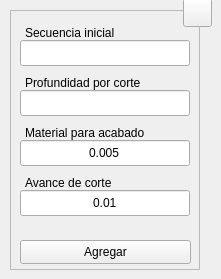
  <widget class="QWidget" name="centralwidget">
   <widget class="QFrame" name="frame">
    <property name="geometry">
     <rect>
      <x>10</x>
      <y>10</y>
      <width>190</width>
      <height>260</height>
     </rect>
    </property>
    <property name="sizePolicy">
     <sizepolicy hsizetype="Fixed" vsizetype="Fixed">
      <horstretch>0</horstretch>
      <verstretch>0</verstretch>
     </sizepolicy>
    </property>
    <property name="minimumSize">
     <size>
      <width>190</width>
      <height>260</height>
     </size>
    </property>
    <property name="maximumSize">
     <size>
      <width>190</width>
      <height>260</height>
     </size>
    </property>
    <property name="frameShape">
     <enum>QFrame::StyledPanel</enum>
    </property>
    <property name="frameShadow">
     <enum>QFrame::Raised</enum>
    </property>
    <widget class="QLineEdit" name="tbx_cut">
     <property name="geometry">
      <rect>
       <x>10</x>
       <y>80</y>
       <width>170</width>
       <height>26</height>
      </rect>
     </property>
     <property name="minimumSize">
      <size>
       <width>170</width>
       <height>0</height>
      </size>
     </property>
     <property name="maximumSize">
      <size>
       <width>170</width>
       <height>16777215</height>
      </size>
     </property>
     <property name="toolTip">
      <string>Digite la profundidad de corte por pasada</string>
     </property>
     <property name="statusTip">
      <string/>
     </property>
     <property name="alignment">
      <set>Qt::AlignCenter</set>
     </property>
     <property name="placeholderText">
      <string/>
     </property>
    </widget>
    <widget class="QLabel" name="lbl_cut">
     <property name="enabled">
      <bool>true</bool>
     </property>
     <property name="geometry">
      <rect>
       <x>15</x>
       <y>60</y>
       <width>128</width>
       <height>26</height>
      </rect>
     </property>
     <property name="text">
      <string>Profundidad por corte</string>
     </property>
     <property name="buddy">
      <cstring>lbl_cut</cstring>
     </property>
    </widget>
    <widget class="QPushButton" name="btn_save">
     <property name="geometry">
      <rect>
       <x>10</x>
       <y>230</y>
       <width>171</width>
       <height>24</height>
      </rect>
     </property>
     <property name="sizePolicy">
      <sizepolicy hsizetype="Expanding" vsizetype="Expanding">
       <horstretch>0</horstretch>
       <verstretch>0</verstretch>
      </sizepolicy>
     </property>
     <property name="minimumSize">
      <size>
       <width>88</width>
       <height>0</height>
      </size>
     </property>
     <property name="toolTip">
      <string>Agregar los datos al programa CNC</string>
     </property>
     <property name="statusTip">
      <string/>
     </property>
     <property name="text">
      <string>Agregar</string>
     </property>
     <property name="shortcut">
      <string>Ctrl+S</string>
     </property>
     <property name="autoDefault">
      <bool>true</bool>
     </property>
    </widget>
    <widget class="QLineEdit" name="tbx_ovr">
     <property name="geometry">
      <rect>
       <x>10</x>
       <y>130</y>
       <width>170</width>
       <height>26</height>
      </rect>
     </property>
     <property name="minimumSize">
      <size>
       <width>170</width>
       <height>0</height>
      </size>
     </property>
     <property name="maximumSize">
      <size>
       <width>170</width>
       <height>16777215</height>
      </size>
     </property>
     <property name="toolTip">
      <string>Digite la dimensión del sobrematerial para el acabado</string>
     </property>
     <property name="statusTip">
      <string/>
     </property>
     <property name="text">
      <string>0.005</string>
     </property>
     <property name="alignment">
      <set>Qt::AlignCenter</set>
     </property>
     <property name="placeholderText">
      <string/>
     </property>
    </widget>
    <widget class="QLabel" name="lbl_ovr">
     <property name="enabled">
      <bool>true</bool>
     </property>
     <property name="geometry">
      <rect>
       <x>15</x>
       <y>110</y>
       <width>129</width>
       <height>26</height>
      </rect>
     </property>
     <property name="text">
      <string>Material para acabado</string>
     </property>
     <property name="buddy">
      <cstring>lbl_cut</cstring>
     </property>
    </widget>
    <widget class="QLineEdit" name="tbx_fed">
     <property name="geometry">
      <rect>
       <x>10</x>
       <y>180</y>
       <width>170</width>
       <height>26</height>
      </rect>
     </property>
     <property name="minimumSize">
      <size>
       <width>170</width>
       <height>0</height>
      </size>
     </property>
     <property name="maximumSize">
      <size>
       <width>170</width>
       <height>16777215</height>
      </size>
     </property>
     <property name="toolTip">
      <string>Digite la velocidad de avance de corte</string>
     </property>
     <property name="statusTip">
      <string/>
     </property>
     <property name="text">
      <string>0.01</string>
     </property>
     <property name="alignment">
      <set>Qt::AlignCenter</set>
     </property>
     <property name="placeholderText">
      <string/>
     </property>
    </widget>
    <widget class="QLabel" name="lbl_fed">
     <property name="enabled">
      <bool>true</bool>
     </property>
     <property name="geometry">
      <rect>
       <x>15</x>
       <y>160</y>
       <width>97</width>
       <height>26</height>
      </rect>
     </property>
     <property name="text">
      <string>Avance de corte</string>
     </property>
     <property name="buddy">
      <cstring>lbl_cut</cstring>
     </property>
    </widget>
    <widget class="QLineEdit" name="tbx_seq">
     <property name="geometry">
      <rect>
       <x>10</x>
       <y>30</y>
       <width>170</width>
       <height>26</height>
      </rect>
     </property>
     <property name="minimumSize">
      <size>
       <width>170</width>
       <height>0</height>
      </size>
     </property>
     <property name="maximumSize">
      <size>
       <width>170</width>
       <height>16777215</height>
      </size>
     </property>
     <property name="toolTip">
      <string>Digite el número de secuencia inicial del ciclo</string>
     </property>
     <property name="statusTip">
      <string/>
     </property>
     <property name="alignment">
      <set>Qt::AlignCenter</set>
     </property>
     <property name="placeholderText">
      <string/>
     </property>
    </widget>
    <widget class="QLabel" name="lbl_seq">
     <property name="enabled">
      <bool>true</bool>
     </property>
     <property name="geometry">
      <rect>
       <x>15</x>
       <y>10</y>
       <width>99</width>
       <height>26</height>
      </rect>
     </property>
     <property name="text">
      <string>Secuencia inicial</string>
     </property>
     <property name="buddy">
      <cstring>lbl_cut</cstring>
     </property>
    </widget>
   </widget>
   <widget class="QToolButton" name="btn_help">
    <property name="geometry">
     <rect>
      <x>183</x>
      <y>-2</y>
      <width>29</width>
      <height>29</height>
     </rect>
    </property>
    <property name="font">
     <font>
      <pointsize>20</pointsize>
      <bold>true</bold>
     </font>
    </property>
    <property name="text">
     <string/>
    </property>
    <property name="icon">
     <iconset resource="../../resources/resources.qrc">
      <normaloff>:/icons/question.png</normaloff>:/icons/question.png</iconset>
    </property>
    <property name="iconSize">
     <size>
      <width>20</width>
      <height>20</height>
     </size>
    </property>
    <property name="shortcut">
     <string>F1</string>
    </property>
   </widget>
  </widget>
